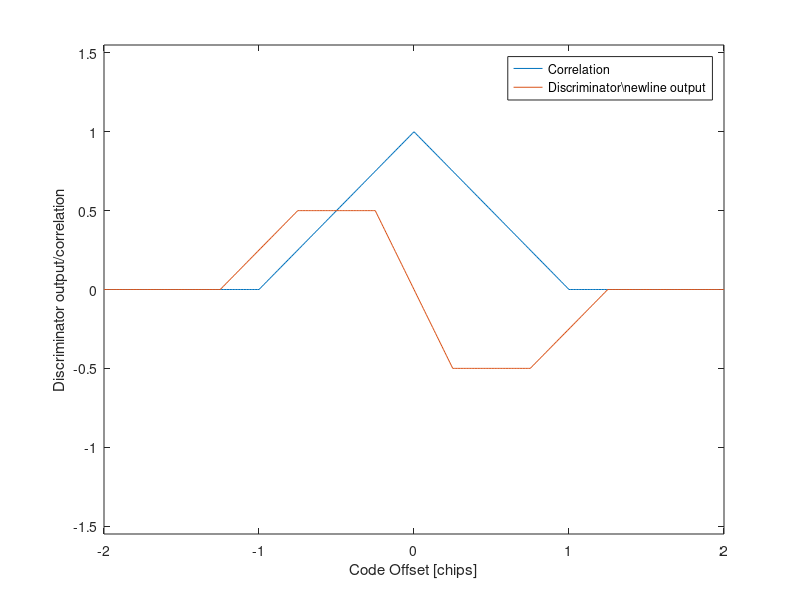
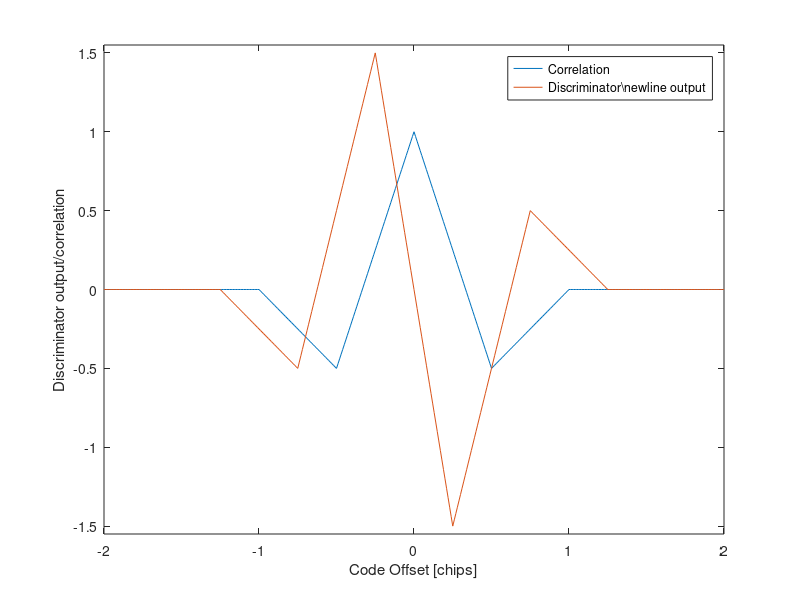

These charts were generated, in order, by the following MATLAB code:
function s_curve()
% SCURVE.M, Henrik Have Lindberg, 2006.03.16

%CVS record:
%$Id: Scurve.m,v 1.1.2.2 2006/08/18 12:05:02 dpl Exp $

cp = -2:0.01:2;

% CA code

corr = fxcorr(cp);

figure(1)
plot(cp,corr);
hold on

spacing = 0.5;

EmL = fxcorr(cp+spacing/2)-fxcorr(cp-spacing/2);

plot(cp,EmL);
hold off
axis([-2,2,-1.55, 1.55])
xlabel('Code Offset [chips]');
ylabel('Discriminator output/correlation');
legend ('Correlation','Discriminator\newline output');
%postPlot(get(gca,'children'), 1.5);


% BOC(1,1) code

corrBOC11 = fxcorrBOC11(cp);

figure(2)
plot(cp,corrBOC11)
hold on

EmLBOC11 = fxcorrBOC11(cp+spacing/2)-fxcorrBOC11(cp-spacing/2);

plot(cp,EmLBOC11);
hold off
axis([-2,2,-1.55, 1.55])
xlabel('Code Offset [chips]');
ylabel('Discriminator output/correlation');
legend ('Correlation','Discriminator\newline output');
%postPlot(get(gca,'children'), 1.5);

% fxcorr.m, HHL, 2006.03.16
%
% just CA code for now...

function correlation = fxcorr(codephase)

abs_codephase = abs(codephase);

for i=1:length(codephase)
	if abs_codephase(i)<1,
		correlation(i) = abs(1-abs_codephase(i));
	else
		correlation(i) = 0;
	end
end


% fxcorrBOC11.m, HHL, 2006.03.16
%
% just BOC(1,1) code for now...

function correlation = fxcorrBOC11(codephase)

abs_codephase = abs(codephase);

for i=1:length(codephase)
	if abs_codephase(i)<1,
		k = ceil(2*1*abs_codephase(i));
		correlation(i) = ((-1)^(k+1))*(-k^2+3*k-1-(5-2*k)*abs_codephase(i));
	else
		correlation(i) = 0;
	end
end
